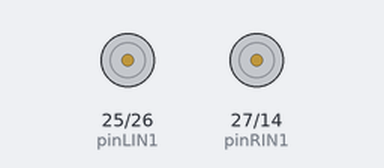
Bench run of a sketch on a simulated ESP32. Parts: motor-driver pin pairs drawn as motors (green arrow = first pin HIGH = forward, orange = second pin HIGH = backward, longer = more drive, scaled by the enable pin).

Above: at 0.1 s.
Timing chart, 0 to 3.0 s (numbered marks = the images above):
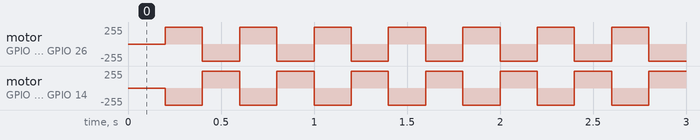

Measured:
- by itself, motor on GPIO 25 (pinLIN1) / GPIO 26 (pinLIN2), motor on GPIO 27 (pinRIN1) / GPIO 14 (pinRIN2): alternates forward 255/255 for 0.20 s and backward 255/255 for 0.20 s

The sketch:

motor_test.ino
```cpp
uint8_t pinPWML = A4;
int pinLIN1 = 25;
int pinLIN2 = 26;

uint8_t pinPWMR = A5;
int pinRIN1 = 27;
int pinRIN2 = 14;

//33, 25, 26, 27, 14, 12, 13 are good

void setup()
{
  pinMode(pinPWML, OUTPUT);
  pinMode(pinLIN1, OUTPUT);
  pinMode(pinLIN2, OUTPUT);
  ledcAttachPin(pinPWML, 1);
  ledcSetup(1, 12000, 8);
  pinMode(pinPWMR, OUTPUT);
  pinMode(pinRIN1, OUTPUT);
  pinMode(pinRIN2, OUTPUT);
  ledcAttachPin(pinPWMR, 1);
  ledcSetup(2, 12000, 8);
}

void loop()
{
  ledcWrite(1, 255);
  ledcWrite(2, 255);
  delay(200);
  digitalWrite(pinLIN1, 1);
  digitalWrite(pinLIN2, 0);
  digitalWrite(pinRIN1, 0);
  digitalWrite(pinRIN2, 1);
  delay(200);
  digitalWrite(pinLIN1, 0);
  digitalWrite(pinLIN2, 1);
  digitalWrite(pinRIN1, 1);
  digitalWrite(pinRIN2, 0);
}
```
